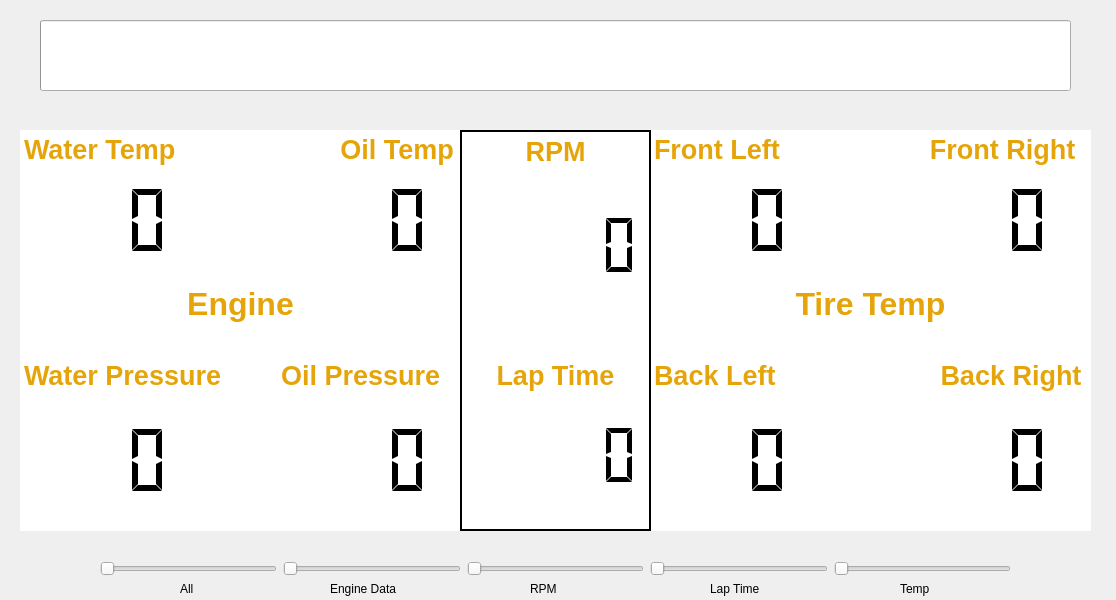
<?xml version="1.0" encoding="UTF-8"?>
<ui version="4.0">
 <class>Dashboard</class>
 <widget class="QWidget" name="Dashboard">
  <property name="geometry">
   <rect>
    <x>0</x>
    <y>0</y>
    <width>1116</width>
    <height>600</height>
   </rect>
  </property>
  <property name="windowTitle">
   <string>Dashboard</string>
  </property>
  <property name="autoFillBackground">
   <bool>false</bool>
  </property>
  <widget class="QProgressBar" name="tachometer">
   <property name="geometry">
    <rect>
     <x>40</x>
     <y>20</y>
     <width>1031</width>
     <height>71</height>
    </rect>
   </property>
   <property name="autoFillBackground">
    <bool>false</bool>
   </property>
   <property name="maximum">
    <number>12000</number>
   </property>
   <property name="value">
    <number>0</number>
   </property>
   <property name="format">
    <string/>
   </property>
  </widget>
  <widget class="QTextEdit" name="textEdit">
   <property name="geometry">
    <rect>
     <x>20</x>
     <y>130</y>
     <width>441</width>
     <height>401</height>
    </rect>
   </property>
   <property name="frameShape">
    <enum>QFrame::NoFrame</enum>
   </property>
   <property name="html">
    <string>&lt;!DOCTYPE HTML PUBLIC &quot;-//W3C//DTD HTML 4.0//EN&quot; &quot;http://www.w3.org/TR/REC-html40/strict.dtd&quot;&gt;
&lt;html&gt;&lt;head&gt;&lt;meta name=&quot;qrichtext&quot; content=&quot;1&quot; /&gt;&lt;meta charset=&quot;utf-8&quot; /&gt;&lt;style type=&quot;text/css&quot;&gt;
p, li { white-space: pre-wrap; }
hr { height: 1px; border-width: 0; }
li.unchecked::marker { content: &quot;\2610&quot;; }
li.checked::marker { content: &quot;\2612&quot;; }
&lt;/style&gt;&lt;/head&gt;&lt;body style=&quot; font-family:'Ubuntu'; font-size:11pt; font-weight:400; font-style:normal;&quot;&gt;
&lt;p style=&quot; margin-top:0px; margin-bottom:0px; margin-left:0px; margin-right:0px; -qt-block-indent:0; text-indent:0px;&quot;&gt;&lt;span style=&quot; font-size:20pt; font-weight:700; color:#e5a50a;&quot;&gt;Water Temp                      Oil Temp&lt;/span&gt;&lt;/p&gt;
&lt;p style=&quot;-qt-paragraph-type:empty; margin-top:0px; margin-bottom:0px; margin-left:0px; margin-right:0px; -qt-block-indent:0; text-indent:0px; font-size:20pt; font-weight:700; color:#e5a50a;&quot;&gt;&lt;br /&gt;&lt;/p&gt;
&lt;p style=&quot;-qt-paragraph-type:empty; margin-top:0px; margin-bottom:0px; margin-left:0px; margin-right:0px; -qt-block-indent:0; text-indent:0px;&quot;&gt;&lt;br /&gt;&lt;/p&gt;
&lt;p style=&quot;-qt-paragraph-type:empty; margin-top:0px; margin-bottom:0px; margin-left:0px; margin-right:0px; -qt-block-indent:0; text-indent:0px;&quot;&gt;&lt;br /&gt;&lt;/p&gt;
&lt;p style=&quot;-qt-paragraph-type:empty; margin-top:0px; margin-bottom:0px; margin-left:0px; margin-right:0px; -qt-block-indent:0; text-indent:0px;&quot;&gt;&lt;br /&gt;&lt;/p&gt;
&lt;p style=&quot;-qt-paragraph-type:empty; margin-top:0px; margin-bottom:0px; margin-left:0px; margin-right:0px; -qt-block-indent:0; text-indent:0px;&quot;&gt;&lt;br /&gt;&lt;/p&gt;
&lt;p style=&quot;-qt-paragraph-type:empty; margin-top:0px; margin-bottom:0px; margin-left:0px; margin-right:0px; -qt-block-indent:0; text-indent:0px;&quot;&gt;&lt;br /&gt;&lt;/p&gt;
&lt;p align=&quot;center&quot; style=&quot; margin-top:0px; margin-bottom:0px; margin-left:0px; margin-right:0px; -qt-block-indent:0; text-indent:0px;&quot;&gt;&lt;span style=&quot; font-size:24pt; font-weight:700; color:#e5a50a;&quot;&gt;Engine&lt;/span&gt;&lt;/p&gt;
&lt;p style=&quot;-qt-paragraph-type:empty; margin-top:0px; margin-bottom:0px; margin-left:0px; margin-right:0px; -qt-block-indent:0; text-indent:0px; font-size:24pt; font-weight:700; color:#e5a50a;&quot;&gt;&lt;br /&gt;&lt;/p&gt;
&lt;p style=&quot; margin-top:0px; margin-bottom:0px; margin-left:0px; margin-right:0px; -qt-block-indent:0; text-indent:0px;&quot;&gt;&lt;span style=&quot; font-size:20pt; font-weight:700; color:#e5a50a;&quot;&gt;Water Pressure        Oil Pressure&lt;/span&gt;&lt;/p&gt;
&lt;p align=&quot;center&quot; style=&quot;-qt-paragraph-type:empty; margin-top:0px; margin-bottom:0px; margin-left:0px; margin-right:0px; -qt-block-indent:0; text-indent:0px; font-size:24pt; color:#e5a50a;&quot;&gt;&lt;br /&gt;&lt;/p&gt;&lt;/body&gt;&lt;/html&gt;</string>
   </property>
  </widget>
  <widget class="QTextEdit" name="textEdit_2">
   <property name="geometry">
    <rect>
     <x>650</x>
     <y>130</y>
     <width>441</width>
     <height>401</height>
    </rect>
   </property>
   <property name="frameShape">
    <enum>QFrame::NoFrame</enum>
   </property>
   <property name="html">
    <string>&lt;!DOCTYPE HTML PUBLIC &quot;-//W3C//DTD HTML 4.0//EN&quot; &quot;http://www.w3.org/TR/REC-html40/strict.dtd&quot;&gt;
&lt;html&gt;&lt;head&gt;&lt;meta name=&quot;qrichtext&quot; content=&quot;1&quot; /&gt;&lt;meta charset=&quot;utf-8&quot; /&gt;&lt;style type=&quot;text/css&quot;&gt;
p, li { white-space: pre-wrap; }
hr { height: 1px; border-width: 0; }
li.unchecked::marker { content: &quot;\2610&quot;; }
li.checked::marker { content: &quot;\2612&quot;; }
&lt;/style&gt;&lt;/head&gt;&lt;body style=&quot; font-family:'Ubuntu'; font-size:11pt; font-weight:400; font-style:normal;&quot;&gt;
&lt;p style=&quot; margin-top:0px; margin-bottom:0px; margin-left:0px; margin-right:0px; -qt-block-indent:0; text-indent:0px;&quot;&gt;&lt;span style=&quot; font-size:20pt; font-weight:700; color:#e5a50a;&quot;&gt;Front Left                    Front Right&lt;/span&gt;&lt;/p&gt;
&lt;p style=&quot;-qt-paragraph-type:empty; margin-top:0px; margin-bottom:0px; margin-left:0px; margin-right:0px; -qt-block-indent:0; text-indent:0px; font-size:20pt; font-weight:700; color:#e5a50a;&quot;&gt;&lt;br /&gt;&lt;/p&gt;
&lt;p style=&quot;-qt-paragraph-type:empty; margin-top:0px; margin-bottom:0px; margin-left:0px; margin-right:0px; -qt-block-indent:0; text-indent:0px;&quot;&gt;&lt;br /&gt;&lt;/p&gt;
&lt;p style=&quot;-qt-paragraph-type:empty; margin-top:0px; margin-bottom:0px; margin-left:0px; margin-right:0px; -qt-block-indent:0; text-indent:0px;&quot;&gt;&lt;br /&gt;&lt;/p&gt;
&lt;p style=&quot;-qt-paragraph-type:empty; margin-top:0px; margin-bottom:0px; margin-left:0px; margin-right:0px; -qt-block-indent:0; text-indent:0px;&quot;&gt;&lt;br /&gt;&lt;/p&gt;
&lt;p style=&quot;-qt-paragraph-type:empty; margin-top:0px; margin-bottom:0px; margin-left:0px; margin-right:0px; -qt-block-indent:0; text-indent:0px;&quot;&gt;&lt;br /&gt;&lt;/p&gt;
&lt;p style=&quot;-qt-paragraph-type:empty; margin-top:0px; margin-bottom:0px; margin-left:0px; margin-right:0px; -qt-block-indent:0; text-indent:0px;&quot;&gt;&lt;br /&gt;&lt;/p&gt;
&lt;p align=&quot;center&quot; style=&quot; margin-top:0px; margin-bottom:0px; margin-left:0px; margin-right:0px; -qt-block-indent:0; text-indent:0px;&quot;&gt;&lt;span style=&quot; font-size:24pt; font-weight:700; color:#e5a50a;&quot;&gt;Tire Temp&lt;/span&gt;&lt;/p&gt;
&lt;p style=&quot;-qt-paragraph-type:empty; margin-top:0px; margin-bottom:0px; margin-left:0px; margin-right:0px; -qt-block-indent:0; text-indent:0px; font-size:24pt; font-weight:700; color:#e5a50a;&quot;&gt;&lt;br /&gt;&lt;/p&gt;
&lt;p style=&quot; margin-top:0px; margin-bottom:0px; margin-left:0px; margin-right:0px; -qt-block-indent:0; text-indent:0px;&quot;&gt;&lt;span style=&quot; font-size:20pt; font-weight:700; color:#e5a50a;&quot;&gt;Back Left                      Back Right&lt;/span&gt;&lt;/p&gt;
&lt;p align=&quot;center&quot; style=&quot;-qt-paragraph-type:empty; margin-top:0px; margin-bottom:0px; margin-left:0px; margin-right:0px; -qt-block-indent:0; text-indent:0px; font-size:24pt; color:#e5a50a;&quot;&gt;&lt;br /&gt;&lt;/p&gt;&lt;/body&gt;&lt;/html&gt;</string>
   </property>
  </widget>
  <widget class="QLCDNumber" name="waterTemp">
   <property name="geometry">
    <rect>
     <x>50</x>
     <y>180</y>
     <width>121</width>
     <height>81</height>
    </rect>
   </property>
   <property name="frameShape">
    <enum>QFrame::NoFrame</enum>
   </property>
   <property name="digitCount">
    <number>3</number>
   </property>
   <property name="segmentStyle">
    <enum>QLCDNumber::Flat</enum>
   </property>
  </widget>
  <widget class="QLCDNumber" name="oilTemp">
   <property name="geometry">
    <rect>
     <x>310</x>
     <y>180</y>
     <width>121</width>
     <height>81</height>
    </rect>
   </property>
   <property name="frameShape">
    <enum>QFrame::NoFrame</enum>
   </property>
   <property name="digitCount">
    <number>3</number>
   </property>
   <property name="segmentStyle">
    <enum>QLCDNumber::Flat</enum>
   </property>
  </widget>
  <widget class="QLCDNumber" name="waterPressure">
   <property name="geometry">
    <rect>
     <x>50</x>
     <y>420</y>
     <width>121</width>
     <height>81</height>
    </rect>
   </property>
   <property name="frameShape">
    <enum>QFrame::NoFrame</enum>
   </property>
   <property name="digitCount">
    <number>3</number>
   </property>
   <property name="segmentStyle">
    <enum>QLCDNumber::Flat</enum>
   </property>
  </widget>
  <widget class="QLCDNumber" name="oilPressure">
   <property name="geometry">
    <rect>
     <x>310</x>
     <y>420</y>
     <width>121</width>
     <height>81</height>
    </rect>
   </property>
   <property name="frameShape">
    <enum>QFrame::NoFrame</enum>
   </property>
   <property name="digitCount">
    <number>3</number>
   </property>
   <property name="segmentStyle">
    <enum>QLCDNumber::Flat</enum>
   </property>
  </widget>
  <widget class="QLCDNumber" name="frontLeft">
   <property name="geometry">
    <rect>
     <x>670</x>
     <y>180</y>
     <width>121</width>
     <height>81</height>
    </rect>
   </property>
   <property name="frameShape">
    <enum>QFrame::NoFrame</enum>
   </property>
   <property name="digitCount">
    <number>3</number>
   </property>
   <property name="segmentStyle">
    <enum>QLCDNumber::Flat</enum>
   </property>
  </widget>
  <widget class="QLCDNumber" name="frontRIght">
   <property name="geometry">
    <rect>
     <x>930</x>
     <y>180</y>
     <width>121</width>
     <height>81</height>
    </rect>
   </property>
   <property name="frameShape">
    <enum>QFrame::NoFrame</enum>
   </property>
   <property name="digitCount">
    <number>3</number>
   </property>
   <property name="segmentStyle">
    <enum>QLCDNumber::Flat</enum>
   </property>
  </widget>
  <widget class="QLCDNumber" name="backLeft">
   <property name="geometry">
    <rect>
     <x>670</x>
     <y>420</y>
     <width>121</width>
     <height>81</height>
    </rect>
   </property>
   <property name="frameShape">
    <enum>QFrame::NoFrame</enum>
   </property>
   <property name="digitCount">
    <number>3</number>
   </property>
   <property name="segmentStyle">
    <enum>QLCDNumber::Flat</enum>
   </property>
  </widget>
  <widget class="QLCDNumber" name="backRight">
   <property name="geometry">
    <rect>
     <x>930</x>
     <y>420</y>
     <width>121</width>
     <height>81</height>
    </rect>
   </property>
   <property name="frameShape">
    <enum>QFrame::NoFrame</enum>
   </property>
   <property name="digitCount">
    <number>3</number>
   </property>
   <property name="segmentStyle">
    <enum>QLCDNumber::Flat</enum>
   </property>
  </widget>
  <widget class="QTextEdit" name="textEdit_3">
   <property name="geometry">
    <rect>
     <x>460</x>
     <y>130</y>
     <width>191</width>
     <height>401</height>
    </rect>
   </property>
   <property name="frameShape">
    <enum>QFrame::Box</enum>
   </property>
   <property name="frameShadow">
    <enum>QFrame::Plain</enum>
   </property>
   <property name="lineWidth">
    <number>2</number>
   </property>
   <property name="html">
    <string>&lt;!DOCTYPE HTML PUBLIC &quot;-//W3C//DTD HTML 4.0//EN&quot; &quot;http://www.w3.org/TR/REC-html40/strict.dtd&quot;&gt;
&lt;html&gt;&lt;head&gt;&lt;meta name=&quot;qrichtext&quot; content=&quot;1&quot; /&gt;&lt;meta charset=&quot;utf-8&quot; /&gt;&lt;style type=&quot;text/css&quot;&gt;
p, li { white-space: pre-wrap; }
hr { height: 1px; border-width: 0; }
li.unchecked::marker { content: &quot;\2610&quot;; }
li.checked::marker { content: &quot;\2612&quot;; }
&lt;/style&gt;&lt;/head&gt;&lt;body style=&quot; font-family:'Ubuntu'; font-size:11pt; font-weight:400; font-style:normal;&quot;&gt;
&lt;p align=&quot;center&quot; style=&quot; margin-top:0px; margin-bottom:0px; margin-left:0px; margin-right:0px; -qt-block-indent:0; text-indent:0px;&quot;&gt;&lt;span style=&quot; font-size:20pt; font-weight:700; color:#e5a50a;&quot;&gt;RPM&lt;/span&gt;&lt;/p&gt;
&lt;p style=&quot;-qt-paragraph-type:empty; margin-top:0px; margin-bottom:0px; margin-left:0px; margin-right:0px; -qt-block-indent:0; text-indent:0px; font-size:20pt; font-weight:700; color:#e5a50a;&quot;&gt;&lt;br /&gt;&lt;/p&gt;
&lt;p style=&quot;-qt-paragraph-type:empty; margin-top:0px; margin-bottom:0px; margin-left:0px; margin-right:0px; -qt-block-indent:0; text-indent:0px;&quot;&gt;&lt;br /&gt;&lt;/p&gt;
&lt;p style=&quot;-qt-paragraph-type:empty; margin-top:0px; margin-bottom:0px; margin-left:0px; margin-right:0px; -qt-block-indent:0; text-indent:0px;&quot;&gt;&lt;br /&gt;&lt;/p&gt;
&lt;p style=&quot;-qt-paragraph-type:empty; margin-top:0px; margin-bottom:0px; margin-left:0px; margin-right:0px; -qt-block-indent:0; text-indent:0px;&quot;&gt;&lt;br /&gt;&lt;/p&gt;
&lt;p style=&quot;-qt-paragraph-type:empty; margin-top:0px; margin-bottom:0px; margin-left:0px; margin-right:0px; -qt-block-indent:0; text-indent:0px;&quot;&gt;&lt;br /&gt;&lt;/p&gt;
&lt;p style=&quot;-qt-paragraph-type:empty; margin-top:0px; margin-bottom:0px; margin-left:0px; margin-right:0px; -qt-block-indent:0; text-indent:0px;&quot;&gt;&lt;br /&gt;&lt;/p&gt;
&lt;p style=&quot;-qt-paragraph-type:empty; margin-top:0px; margin-bottom:0px; margin-left:0px; margin-right:0px; -qt-block-indent:0; text-indent:0px;&quot;&gt;&lt;br /&gt;&lt;/p&gt;
&lt;p style=&quot;-qt-paragraph-type:empty; margin-top:0px; margin-bottom:0px; margin-left:0px; margin-right:0px; -qt-block-indent:0; text-indent:0px;&quot;&gt;&lt;br /&gt;&lt;/p&gt;
&lt;p style=&quot;-qt-paragraph-type:empty; margin-top:0px; margin-bottom:0px; margin-left:0px; margin-right:0px; -qt-block-indent:0; text-indent:0px;&quot;&gt;&lt;br /&gt;&lt;/p&gt;
&lt;p style=&quot;-qt-paragraph-type:empty; margin-top:0px; margin-bottom:0px; margin-left:0px; margin-right:0px; -qt-block-indent:0; text-indent:0px;&quot;&gt;&lt;br /&gt;&lt;/p&gt;
&lt;p align=&quot;center&quot; style=&quot; margin-top:0px; margin-bottom:0px; margin-left:0px; margin-right:0px; -qt-block-indent:0; text-indent:0px;&quot;&gt;&lt;span style=&quot; font-size:20pt; font-weight:700; color:#e5a50a;&quot;&gt;Lap Time&lt;/span&gt;&lt;/p&gt;&lt;/body&gt;&lt;/html&gt;</string>
   </property>
  </widget>
  <widget class="QLCDNumber" name="tachometer_2">
   <property name="geometry">
    <rect>
     <x>470</x>
     <y>190</y>
     <width>171</width>
     <height>111</height>
    </rect>
   </property>
   <property name="frameShape">
    <enum>QFrame::NoFrame</enum>
   </property>
   <property name="digitCount">
    <number>5</number>
   </property>
   <property name="segmentStyle">
    <enum>QLCDNumber::Flat</enum>
   </property>
  </widget>
  <widget class="QLCDNumber" name="lapTime">
   <property name="geometry">
    <rect>
     <x>470</x>
     <y>400</y>
     <width>171</width>
     <height>111</height>
    </rect>
   </property>
   <property name="frameShape">
    <enum>QFrame::NoFrame</enum>
   </property>
   <property name="digitCount">
    <number>5</number>
   </property>
   <property name="segmentStyle">
    <enum>QLCDNumber::Flat</enum>
   </property>
  </widget>
  <widget class="QLabel" name="label">
   <property name="geometry">
    <rect>
     <x>330</x>
     <y>580</y>
     <width>81</width>
     <height>17</height>
    </rect>
   </property>
   <property name="text">
    <string>Engine Data</string>
   </property>
  </widget>
  <widget class="QLabel" name="label_2">
   <property name="geometry">
    <rect>
     <x>530</x>
     <y>580</y>
     <width>81</width>
     <height>17</height>
    </rect>
   </property>
   <property name="text">
    <string>RPM</string>
   </property>
  </widget>
  <widget class="QLabel" name="label_3">
   <property name="geometry">
    <rect>
     <x>710</x>
     <y>580</y>
     <width>81</width>
     <height>17</height>
    </rect>
   </property>
   <property name="text">
    <string>Lap Time</string>
   </property>
  </widget>
  <widget class="QLabel" name="label_4">
   <property name="geometry">
    <rect>
     <x>900</x>
     <y>580</y>
     <width>81</width>
     <height>17</height>
    </rect>
   </property>
   <property name="text">
    <string>Temp</string>
   </property>
  </widget>
  <widget class="QLabel" name="label_5">
   <property name="geometry">
    <rect>
     <x>180</x>
     <y>580</y>
     <width>67</width>
     <height>17</height>
    </rect>
   </property>
   <property name="text">
    <string>All</string>
   </property>
  </widget>
  <widget class="QWidget" name="">
   <property name="geometry">
    <rect>
     <x>100</x>
     <y>560</y>
     <width>911</width>
     <height>17</height>
    </rect>
   </property>
   <layout class="QHBoxLayout" name="horizontalLayout">
    <item>
     <widget class="QSlider" name="all">
      <property name="orientation">
       <enum>Qt::Horizontal</enum>
      </property>
     </widget>
    </item>
    <item>
     <widget class="QSlider" name="engine">
      <property name="orientation">
       <enum>Qt::Horizontal</enum>
      </property>
     </widget>
    </item>
    <item>
     <widget class="QSlider" name="tachometer_3">
      <property name="orientation">
       <enum>Qt::Horizontal</enum>
      </property>
     </widget>
    </item>
    <item>
     <widget class="QSlider" name="lap">
      <property name="orientation">
       <enum>Qt::Horizontal</enum>
      </property>
     </widget>
    </item>
    <item>
     <widget class="QSlider" name="temp">
      <property name="orientation">
       <enum>Qt::Horizontal</enum>
      </property>
     </widget>
    </item>
   </layout>
  </widget>
 </widget>
 <resources/>
 <connections>
  <connection>
   <sender>tachometer</sender>
   <signal>valueChanged(int)</signal>
   <receiver>tachometer_2</receiver>
   <slot>display(int)</slot>
   <hints>
    <hint type="sourcelabel">
     <x>514</x>
     <y>68</y>
    </hint>
    <hint type="destinationlabel">
     <x>614</x>
     <y>226</y>
    </hint>
   </hints>
  </connection>
 </connections>
</ui>
